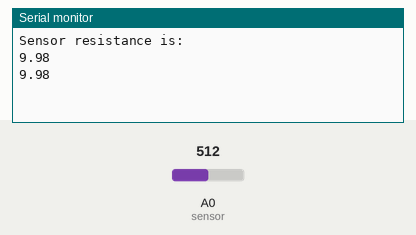
The sketch below on a simulated Arduino Uno, built with avr-gcc and run on an emulated ATmega328P. Parts: the last lines printed to the serial monitor. Inputs (shaded band) come from the test bench; at power-on: A0 (sensor) = 512.

Above: at 1.8 s.
1.9 s: A0 (sensor) set to 0
At 2.3 s:
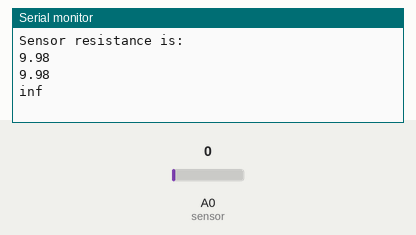
4.5 s: A0 (sensor) set to 122
At 5.8 s:
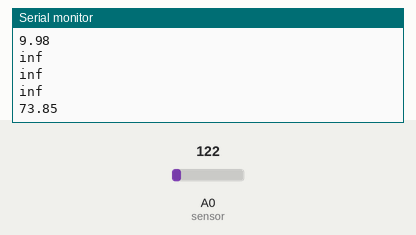

The sketch:

brightness.ino
```cpp
/*
 * Conversion information from Arduino documentations
 * Resistor calculations: http://www.mouser.com/catalog/specsheets/Seeed_101020022.pdf
 */

int sensor = A0;

void setup() {
   pinMode(sensor, INPUT);  //Setup sensor
   Serial.begin(9600); //Set computer serial output to 9600 bits per second(make sure manager is the same)

   Serial.println("Sensor resistance is:  ");
}

void loop() {
   double brightness = analogRead(sensor);     //Get reading
   double resistance = (1023-brightness)*10/brightness;   //Resistance of sensor

   Serial.println(resistance);
   delay(1000);
}
```

Measured:
- after the input at 1.9 s, the serial monitor: prints a new line after 0.10 s (image 1)
- after the input at 4.5 s, the serial monitor: prints a new line after 0.50 s (image 2)
